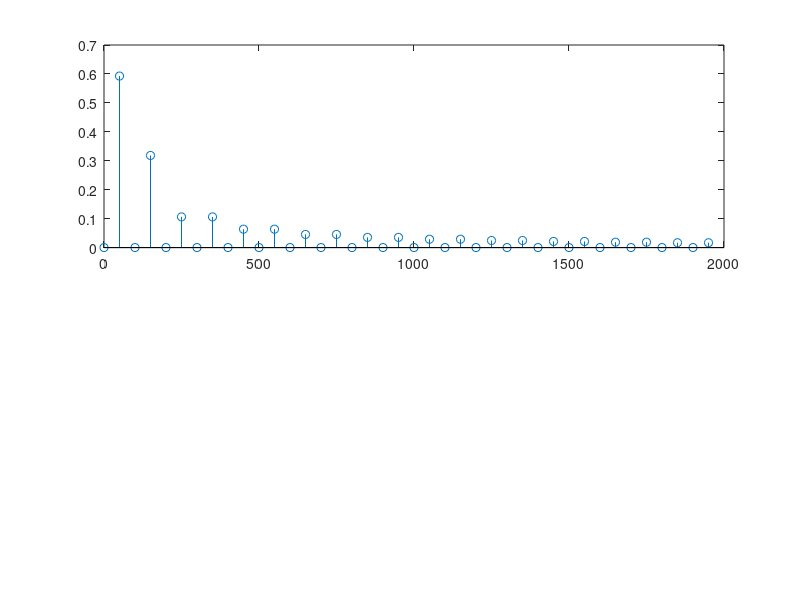

Here is the MATLAB script that generated this plot: (Note: this script raises an error after producing the figure.)
%FFT Phasenanschnitt mit der Matlabfunktion
clear all,close all,clc
% Grundeinstellung der Berechnung
N=10000;
t=(1:N)/N;
f0=50;
figure;
window=zeros(1,N);
% Winkel des Phasenanschnittes eingeben 
alpha=pi/2;
% Berechnung der Funktion
show=100;
window((floor(alpha/(2*pi)*N)+1):N/2)=1;
window(floor((alpha+(pi))/(2*pi)*N):N)=1;
y = sin(2*pi*t*1).*window;
Y=fft(y);
% Anzeigen des Amplitudenspektrum
ax=subplot(2,1,1);
stem((0:(length(Y)/2/show)-11).*f0,abs(Y(1:(end/2/show)-10))./(N/2))
ax.Title.String='Amplitudenspektrum'
grid on
xlabel('Frequenz [Hz]')
ylabel('Amplitude')
% Anzeigen des Phasenspektrum
% ax=subplot(3,1,2)
% for-Schleife Bestimmung die 0-Werte des Phasenspektrum
% for i=1:length(Y)
%     if(abs(Y(i))<1)
%         Y(i)=0;
%     end
% end
% stem((0:(length(Y)/2/show)-11).*f0,angle(Y(1:(end/2/show)-10)))
% ax.Title.String='Phasenspektrum'
% grid on
% hold on
% Anzeigen der Funktion
subplot(2,1,2)
plot(t.*(2),y)
title('Funktion')
xlabel('Periodendauer')
ylabel('Amplitude')
grid on